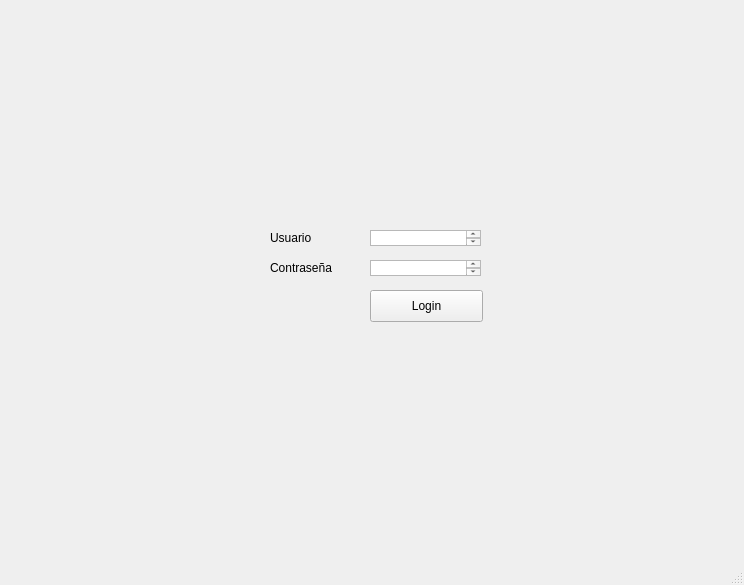
<?xml version="1.0" encoding="UTF-8"?>
<ui version="4.0">
 <class>MainWindow</class>
 <widget class="QMainWindow" name="MainWindow">
  <property name="geometry">
   <rect>
    <x>0</x>
    <y>0</y>
    <width>744</width>
    <height>585</height>
   </rect>
  </property>
  <property name="maximumSize">
   <size>
    <width>1000</width>
    <height>1000</height>
   </size>
  </property>
  <property name="windowTitle">
   <string>Login</string>
  </property>
  <widget class="QWidget" name="centralwidget">
   <property name="maximumSize">
    <size>
     <width>700</width>
     <height>700</height>
    </size>
   </property>
   <widget class="QWidget" name="widget" native="true">
    <property name="geometry">
     <rect>
      <x>230</x>
      <y>130</y>
      <width>301</width>
      <height>281</height>
     </rect>
    </property>
    <widget class="QPushButton" name="pushButton">
     <property name="geometry">
      <rect>
       <x>140</x>
       <y>160</y>
       <width>113</width>
       <height>32</height>
      </rect>
     </property>
     <property name="text">
      <string>Login</string>
     </property>
    </widget>
    <widget class="QTextEdit" name="textEdit">
     <property name="geometry">
      <rect>
       <x>140</x>
       <y>100</y>
       <width>111</width>
       <height>16</height>
      </rect>
     </property>
    </widget>
    <widget class="QLabel" name="label_2">
     <property name="geometry">
      <rect>
       <x>40</x>
       <y>130</y>
       <width>91</width>
       <height>16</height>
      </rect>
     </property>
     <property name="text">
      <string>Contraseña</string>
     </property>
    </widget>
    <widget class="QTextEdit" name="textEdit_2">
     <property name="geometry">
      <rect>
       <x>140</x>
       <y>130</y>
       <width>111</width>
       <height>16</height>
      </rect>
     </property>
    </widget>
    <widget class="QLabel" name="label">
     <property name="geometry">
      <rect>
       <x>40</x>
       <y>100</y>
       <width>60</width>
       <height>16</height>
      </rect>
     </property>
     <property name="text">
      <string>Usuario</string>
     </property>
    </widget>
   </widget>
  </widget>
  <widget class="QStatusBar" name="statusbar"/>
 </widget>
 <resources/>
 <connections/>
</ui>
